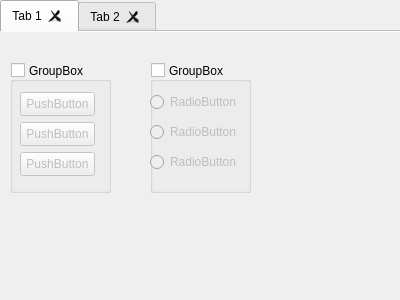
<?xml version="1.0" encoding="UTF-8"?>
<ui version="4.0">
 <class>Form</class>
 <widget class="QWidget" name="Form">
  <property name="geometry">
   <rect>
    <x>0</x>
    <y>0</y>
    <width>400</width>
    <height>300</height>
   </rect>
  </property>
  <property name="maximumSize">
   <size>
    <width>400</width>
    <height>300</height>
   </size>
  </property>
  <property name="windowTitle">
   <string>Form</string>
  </property>
  <widget class="QTabWidget" name="tabWidget">
   <property name="geometry">
    <rect>
     <x>0</x>
     <y>0</y>
     <width>400</width>
     <height>300</height>
    </rect>
   </property>
   <property name="tabPosition">
    <enum>QTabWidget::North</enum>
   </property>
   <property name="tabShape">
    <enum>QTabWidget::Rounded</enum>
   </property>
   <property name="currentIndex">
    <number>0</number>
   </property>
   <property name="documentMode">
    <bool>true</bool>
   </property>
   <property name="tabsClosable">
    <bool>true</bool>
   </property>
   <property name="movable">
    <bool>true</bool>
   </property>
   <property name="tabBarAutoHide">
    <bool>false</bool>
   </property>
   <widget class="QWidget" name="tab">
    <attribute name="icon">
     <iconset>
      <normaloff>../../../../Users/21460/Pictures/fontawesome-free-6.7.2-desktop/svgs/regular/moon.svg</normaloff>../../../../Users/21460/Pictures/fontawesome-free-6.7.2-desktop/svgs/regular/moon.svg</iconset>
    </attribute>
    <attribute name="title">
     <string>Tab 1</string>
    </attribute>
    <attribute name="toolTip">
     <string>标签1</string>
    </attribute>
    <attribute name="whatsThis">
     <string>666</string>
    </attribute>
    <widget class="QGroupBox" name="groupBox">
     <property name="geometry">
      <rect>
       <x>10</x>
       <y>30</y>
       <width>101</width>
       <height>131</height>
      </rect>
     </property>
     <property name="title">
      <string>GroupBox</string>
     </property>
     <property name="alignment">
      <set>Qt::AlignLeading|Qt::AlignLeft|Qt::AlignVCenter</set>
     </property>
     <property name="flat">
      <bool>false</bool>
     </property>
     <property name="checkable">
      <bool>true</bool>
     </property>
     <property name="checked">
      <bool>false</bool>
     </property>
     <widget class="QPushButton" name="pushButton">
      <property name="geometry">
       <rect>
        <x>10</x>
        <y>30</y>
        <width>75</width>
        <height>24</height>
       </rect>
      </property>
      <property name="text">
       <string>PushButton</string>
      </property>
     </widget>
     <widget class="QPushButton" name="pushButton_2">
      <property name="geometry">
       <rect>
        <x>10</x>
        <y>60</y>
        <width>75</width>
        <height>24</height>
       </rect>
      </property>
      <property name="text">
       <string>PushButton</string>
      </property>
     </widget>
     <widget class="QPushButton" name="pushButton_3">
      <property name="geometry">
       <rect>
        <x>10</x>
        <y>90</y>
        <width>75</width>
        <height>24</height>
       </rect>
      </property>
      <property name="text">
       <string>PushButton</string>
      </property>
     </widget>
    </widget>
    <widget class="QGroupBox" name="groupBox_2">
     <property name="geometry">
      <rect>
       <x>150</x>
       <y>30</y>
       <width>101</width>
       <height>131</height>
      </rect>
     </property>
     <property name="title">
      <string>GroupBox</string>
     </property>
     <property name="alignment">
      <set>Qt::AlignLeading|Qt::AlignLeft|Qt::AlignVCenter</set>
     </property>
     <property name="flat">
      <bool>false</bool>
     </property>
     <property name="checkable">
      <bool>true</bool>
     </property>
     <property name="checked">
      <bool>false</bool>
     </property>
     <widget class="QRadioButton" name="radioButton">
      <property name="geometry">
       <rect>
        <x>0</x>
        <y>30</y>
        <width>95</width>
        <height>20</height>
       </rect>
      </property>
      <property name="text">
       <string>RadioButton</string>
      </property>
     </widget>
     <widget class="QRadioButton" name="radioButton_2">
      <property name="geometry">
       <rect>
        <x>0</x>
        <y>60</y>
        <width>95</width>
        <height>20</height>
       </rect>
      </property>
      <property name="text">
       <string>RadioButton</string>
      </property>
     </widget>
     <widget class="QRadioButton" name="radioButton_3">
      <property name="geometry">
       <rect>
        <x>0</x>
        <y>90</y>
        <width>95</width>
        <height>20</height>
       </rect>
      </property>
      <property name="text">
       <string>RadioButton</string>
      </property>
     </widget>
    </widget>
   </widget>
   <widget class="QWidget" name="tab_2">
    <attribute name="title">
     <string>Tab 2</string>
    </attribute>
    <widget class="QLabel" name="label">
     <property name="geometry">
      <rect>
       <x>10</x>
       <y>10</y>
       <width>81</width>
       <height>16</height>
      </rect>
     </property>
     <property name="text">
      <string>This is tab 2</string>
     </property>
    </widget>
   </widget>
  </widget>
 </widget>
 <resources/>
 <connections/>
</ui>
